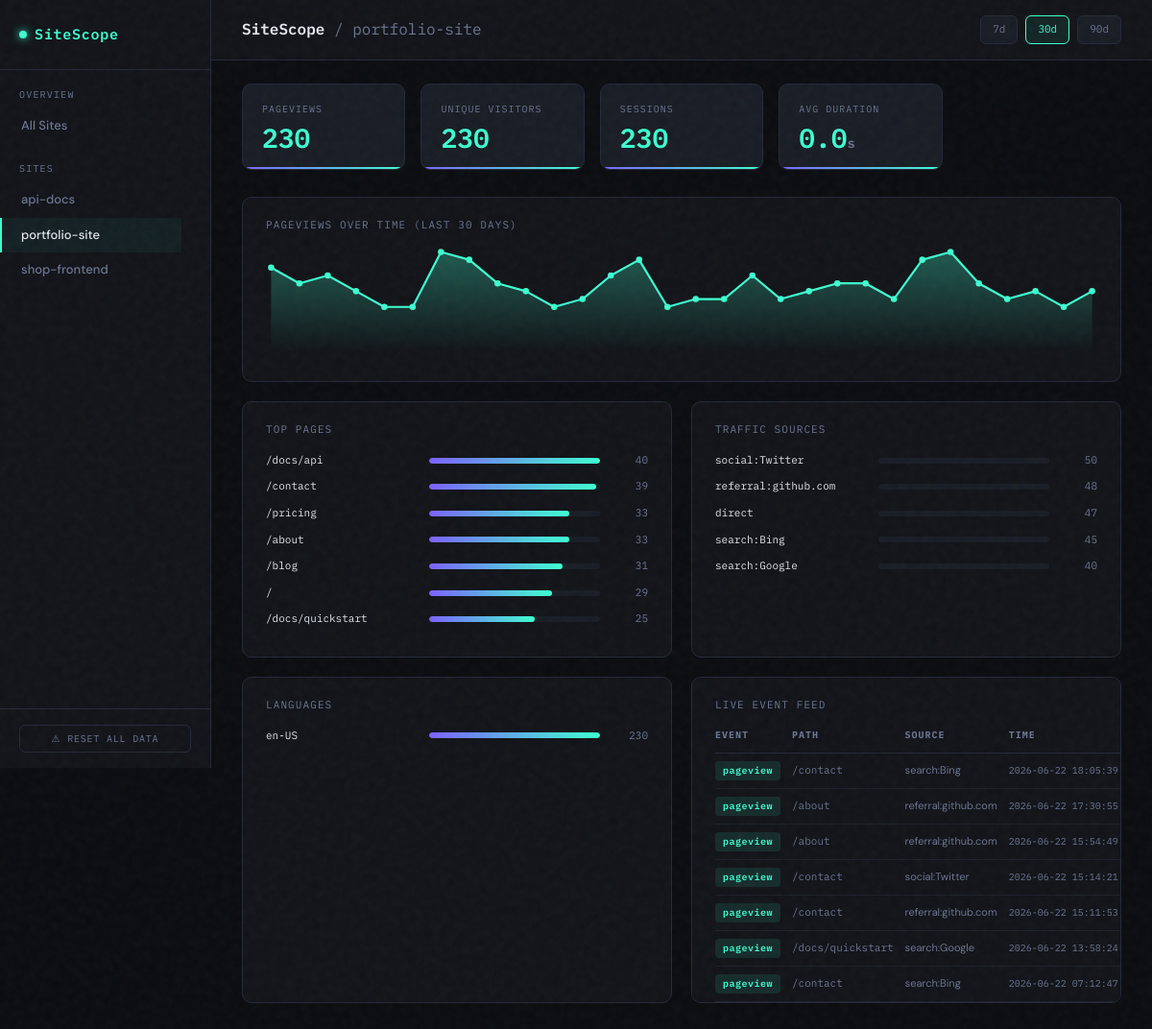
Page /app/portfolio-site on the committed database.
### tables this page shows
CREATE TABLE events (
            id          TEXT PRIMARY KEY,
            app_id      TEXT NOT NULL,
            event       TEXT NOT NULL,
            session_id  TEXT,
            visitor_id  TEXT,
            url         TEXT,
            path        TEXT,
            title       TEXT,
            referrer    TEXT,
            source      TEXT,
            utm         TEXT,
            user_agent  TEXT,
            language    TEXT,
            screen_w    INTEGER,
            screen_h    INTEGER,
            ip          TEXT,
            duration_ms INTEGER,
            ts          TEXT NOT NULL
        );

### app.py (the view)
@app.route("/app/<app_id>")
def app_detail(app_id: str):
    days = int(request.args.get("days", 30))
    db = get_db()
    return render_template(
        "app_detail.html",
        app_id=app_id, days=days,
        overview=overview(db, app_id, days),
        top_pages=top_pages(db, app_id, days),
        top_sources=top_sources(db, app_id, days),
        chart_data=pageviews_over_time(db, app_id, days),
        languages=top_languages(db, app_id, days),
        recent=recent_events(db, app_id),
        apps=app_ids(db),
    )

### app.py (called while the page is built)
@app.after_request
def add_cors(response):
    response.headers["Access-Control-Allow-Origin"] = "*"
    response.headers["Access-Control-Allow-Headers"] = "Content-Type"
    response.headers["Access-Control-Allow-Methods"] = "POST, OPTIONS"
    return response

def get_db() -> sqlite3.Connection:
    if "db" not in g:
        g.db = sqlite3.connect(DB_PATH, detect_types=sqlite3.PARSE_DECLTYPES)
        g.db.row_factory = sqlite3.Row
        g.db.execute("PRAGMA journal_mode=WAL")
    return g.db

def _since(days: int) -> str:
    return (datetime.now(timezone.utc) - timedelta(days=days)).isoformat()

def _q(db, sql, params=()):
    return db.execute(sql, params).fetchall()

def app_ids(db) -> list[str]:
    rows = _q(db, "SELECT DISTINCT app_id FROM events ORDER BY app_id")
    return [r["app_id"] for r in rows]

def overview(db, aid: str, days: int = 30) -> dict:
    since = _since(days)
    pv       = _q(db, "SELECT COUNT(*) c FROM events WHERE app_id=? AND event='pageview' AND ts>=?", (aid, since))[0]["c"]
    visitors = _q(db, "SELECT COUNT(DISTINCT visitor_id) c FROM events WHERE app_id=? AND ts>=?", (aid, since))[0]["c"]
    sessions = _q(db, "SELECT COUNT(DISTINCT session_id) c FROM events WHERE app_id=? AND ts>=?", (aid, since))[0]["c"]
    dur      = _q(db, "SELECT AVG(duration_ms) avg_ms FROM events WHERE app_id=? AND event='session_end' AND duration_ms IS NOT NULL AND ts>=?", (aid, since))[0]["avg_ms"]
    return {"pageviews": pv, "visitors": visitors, "sessions": sessions, "avg_duration_s": round((dur or 0) / 1000, 1)}

def top_pages(db, aid: str, days: int = 30, limit: int = 10) -> list[dict]:
    rows = _q(db, "SELECT path, COUNT(*) views FROM events WHERE app_id=? AND event='pageview' AND ts>=? GROUP BY path ORDER BY views DESC LIMIT ?", (aid, _since(days), limit))
    return [dict(r) for r in rows]

def top_sources(db, aid: str, days: int = 30, limit: int = 10) -> list[dict]:
    rows = _q(db, "SELECT source, COUNT(*) visits FROM events WHERE app_id=? AND event='pageview' AND ts>=? GROUP BY source ORDER BY visits DESC LIMIT ?", (aid, _since(days), limit))
    return [dict(r) for r in rows]

def pageviews_over_time(db, aid: str, days: int = 30) -> list[dict]:
    rows = _q(db, "SELECT substr(ts,1,10) day, COUNT(*) views FROM events WHERE app_id=? AND event='pageview' AND ts>=? GROUP BY day ORDER BY day", (aid, _since(days)))
    return [dict(r) for r in rows]

### templates/app_detail.html (shortened to what this page needs)
{% extends "base.html" %}
{% block topbar_inner %}
  <h1>SiteScope <span>/ {{ app_id }}</span></h1>
  <div class="time-filter">
    {% for d, label in [(7,'7d'),(30,'30d'),(90,'90d')] %}
      <a href="/app/{{ app_id }}?days={{ d }}"
         class="time-btn {% if days == d %}active{% endif %}">{{ label }}</a>
    {% endfor %}
  </div>
{% endblock %}
{% block content %}
<div
  id="stats-wrap"
  hx-get="/app/{{ app_id }}/stats?days={{ days }}"
  hx-trigger="every 30s"
  hx-swap="innerHTML"
>
  {% include "partials/stats_cards.html" %}
</div>
<div class="card" style="margin-bottom:20px;">
  <div class="card-title">Pageviews over time (last {{ days }} days)</div>
  {% if chart_data %}
    <div class="sparkline-wrap">
    </div>
  {% else %}
    <div style="color:var(--muted);text-align:center;padding:30px 0;font-size:13px;">No pageview data in this range.</div>
  {% endif %}
</div>
<div class="two-col">
  <div class="card">
    <div class="card-title">Top Pages</div>
    {% if top_pages %}
      {% set max_pv = top_pages[0].views %}
      {% for row in top_pages %}
        <div class="bar-row">
          <div class="bar-label" title="{{ row.path }}">{{ row.path }}</div>
          <div class="bar-track">
            <div class="bar-fill" style="width:{{ (row.views / max_pv * 100)|round }}%"></div>
          </div>
          <div class="bar-count">{{ row.views }}</div>
        </div>
      {% endfor %}
    {% else %}
      <div style="color:var(--muted);font-size:12px;">No data.</div>
    {% endif %}
  </div>
  <div class="card">
    <div class="card-title">Traffic Sources</div>
    {% if top_sources %}
      {% set max_src = top_sources[0].visits %}
      {% for row in top_sources %}
        <div class="bar-row">
          <div class="bar-label" title="{{ row.source }}">{{ row.source }}</div>
          <div class="bar-track">
            <div class="bar-fill" style="width:{{ (row.visits / max_src * 100)|round }};background:linear-gradient(90deg,var(--accent3),var(--accent2))%"></div>
          </div>
          <div class="bar-count">{{ row.visits }}</div>
        </div>
      {% endfor %}
    {% else %}
      <div style="color:var(--muted);font-size:12px;">No data.</div>
    {% endif %}
  </div>
</div>
<div class="two-col">
  <div class="card">
    <div class="card-title">Languages</div>
    {% if languages %}
      {% set max_lang = languages[0].cnt %}
      {% for row in languages %}
        <div class="bar-row">
          <div class="bar-label">{{ row.lang }}</div>
          <div class="bar-track">
            <div class="bar-fill" style="width:{{ (row.cnt / max_lang * 100)|round }}%;background:linear-gradient(90deg,#7b61ff,#3dffd0)"></div>
          </div>
          <div class="bar-count">{{ row.cnt }}</div>
        </div>
      {% endfor %}
    {% else %}
      <div style="color:var(--muted);font-size:12px;">No data.</div>
    {% endif %}
  </div>
  <div
    class="card"
    id="recent-wrap"
    hx-get="/app/{{ app_id }}/recent"
    hx-trigger="every 15s"
    hx-swap="innerHTML"
    style="overflow:auto;max-height:340px;"
  >
    {% include "partials/recent_events.html" %}
  </div>
</div>
{% endblock %}

### templates/partials/recent_events.html
<div class="card-title">Live Event Feed</div>
{% if recent %}
  <table class="event-table">
    <thead>
      <tr>
        <th>Event</th>
        <th>Path</th>
        <th>Source</th>
        <th>Time</th>
      </tr>
    </thead>
    <tbody>
    {% for ev in recent %}
      <tr>
        <td>
          {% if ev.event == 'pageview' %}
            <span class="badge badge-pv">pageview</span>
          {% elif ev.event == 'session_end' %}
            <span class="badge badge-end">session_end</span>
          {% else %}
            <span class="badge badge-ev">{{ ev.event }}</span>
          {% endif %}
        </td>
        <td style="font-family:var(--font-mono);font-size:11px;color:var(--muted);">
          {{ ev.path }}
        </td>
        <td style="font-size:11px;color:var(--muted);">{{ ev.source or '—' }}</td>
        <td style="font-family:var(--font-mono);font-size:10px;color:var(--muted);white-space:nowrap;">
          {{ ev.ts[:19].replace('T',' ') }}
        </td>
      </tr>
    {% endfor %}
    </tbody>
  </table>
{% else %}
  <div style="color:var(--muted);font-size:12px;padding:8px 0;">No events yet.</div>
{% endif %}

### templates/base.html (style rules this page uses)
*, *::before, *::after { box-sizing: border-box; margin: 0; padding: 0; }
:root { --bg: #0a0c10; --bg2: #111318; --bg3: #181c24; --border: #232838; --accent: #3dffd0; --accent2: #7b61ff; --accent3: #ff6b6b; --text: #e4e8f0; --muted: #6b7591; --font-mono: "IBM Plex Mono", monospace; --font-sans: "DM Sans", sans-serif; --radius: 10px; --sidebar-w: 220px; }
body { background: var(--bg); color: var(--text); font-family: var(--font-sans); font-size: 14px; line-height: 1.6; min-height: 100vh; }
body::before { content: ""; position: fixed; inset: 0; pointer-events: none; z-index: 9999; }
.topbar h1 { font-family: var(--font-mono); font-size: 16px; font-weight: 600; }
.topbar h1 span { color: var(--muted); font-weight: 400; }
.card { background: var(--bg2); border: 1px solid var(--border); border-radius: var(--radius); padding: 20px 24px; }
.card-title { font-family: var(--font-mono); font-size: 11px; letter-spacing: 0.1em; color: var(--muted); text-transform: uppercase; margin-bottom: 14px; }
.two-col { display: grid; grid-template-columns: 1fr 1fr; gap: 20px; margin-bottom: 20px; }
.bar-row { display: flex; align-items: center; gap: 10px; margin-bottom: 10px; }
.bar-label { font-family: var(--font-mono); font-size: 11px; color: var(--text); width: 160px; flex-shrink: 0; white-space: nowrap; overflow: hidden; text-overflow: ellipsis; }
.bar-track { flex: 1; height: 6px; background: var(--bg3); border-radius: 3px; overflow: hidden; }
.bar-fill { height: 100%; border-radius: 3px; background: linear-gradient(90deg, var(--accent2), var(--accent)); transition: width 0.6s cubic-bezier(0.4, 0, 0.2, 1); }
.bar-count { font-family: var(--font-mono); font-size: 11px; color: var(--muted); width: 40px; text-align: right; }
.sparkline-wrap { position: relative; height: 120px; }
.sparkline-wrap svg { width: 100%; height: 100%; }
.event-table { width: 100%; border-collapse: collapse; }
.event-table th { font-family: var(--font-mono); font-size: 10px; letter-spacing: 0.1em; color: var(--muted); text-transform: uppercase; text-align: left; padding: 0 12px 10px 0; border-bottom: 1px solid var(--border); }
.event-table td { padding: 8px 12px 8px 0; font-size: 12px; border-bottom: 1px solid rgba(35, 40, 56, 0.6); vertical-align: middle; }
.badge { display: inline-block; padding: 2px 8px; border-radius: 4px; font-family: var(--font-mono); font-size: 10px; font-weight: 600; letter-spacing: 0.05em; }
.badge-pv { background: rgba(61, 255, 208, 0.1); color: var(--accent); }
.time-filter { display: flex; gap: 8px; flex-wrap: wrap; }
.time-btn { padding: 5px 12px; border-radius: 6px; border: 1px solid var(--border); background: var(--bg3); color: var(--muted); font-family: var(--font-mono); font-size: 11px; cursor: pointer; text-decoration: none; transition: all 0.15s; }
.time-btn:hover, .time-btn.active { border-color: var(--accent); color: var(--accent); background: rgba(61, 255, 208, 0.07); }

### rows in the picture
events: event "pageview", path "/contact", source "search:Bing", ts "2026-06-22 18:05:39"
events: event "pageview", path "/about", source "referral:github.com", ts "2026-06-22 17:30:55"
events: event "pageview", path "/about", source "referral:github.com", ts "2026-06-22 15:54:49"
events: event "pageview", path "/contact", source "social:Twitter", ts "2026-06-22 15:14:21"
events: event "pageview", path "/contact", source "referral:github.com", ts "2026-06-22 15:11:53"
events: event "pageview", path "/docs/quickstart", source "search:Google", ts "2026-06-22 13:58:24"
events: event "pageview", path "/contact", source "search:Bing", ts "2026-06-22 07:12:47"

### other values in the picture
{{ a }} "api-docs" "portfolio-site" "shop-frontend"
{{ app_id }} "portfolio-site"
{{ label }} "7d" "30d" "90d"
{{ overview.pageviews }} "230"
{{ overview.visitors }} "230"
{{ overview.sessions }} "230"
{{ overview.avg_duration_s }} "0.0"
{{ days }} "30"
{{ row.path }} "/docs/api" "/contact" "/pricing" "/about" "/blog" "/" "/docs/quickstart"
{{ row.views }} "40" "39" "33" "33" "31" "29" "25"
{{ row.source }} "social:Twitter" "referral:github.com" "direct" "search:Bing" "search:Google"
{{ row.visits }} "50" "48" "47" "45" "40"
{{ row.lang }} "en-US"
{{ row.cnt }} "230"
